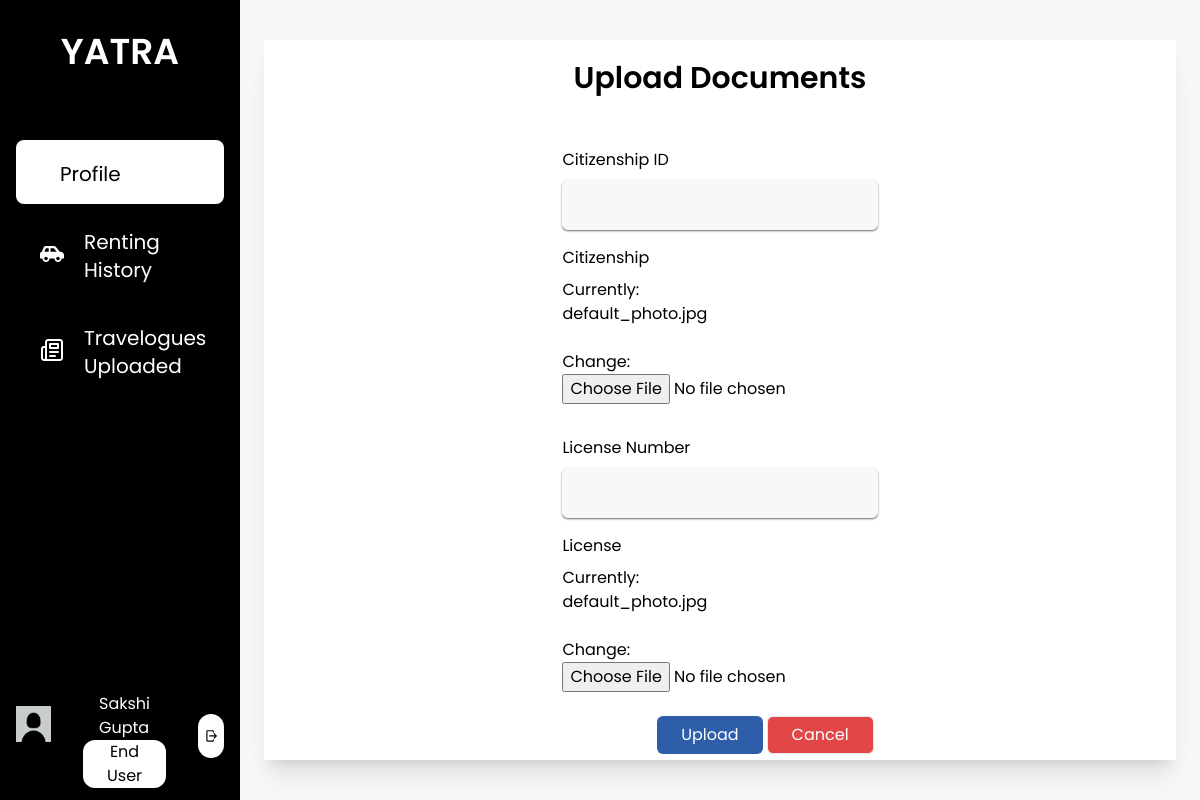
/enduser_upload_documents/ (signed in), run on an earlier commit of the app's database.
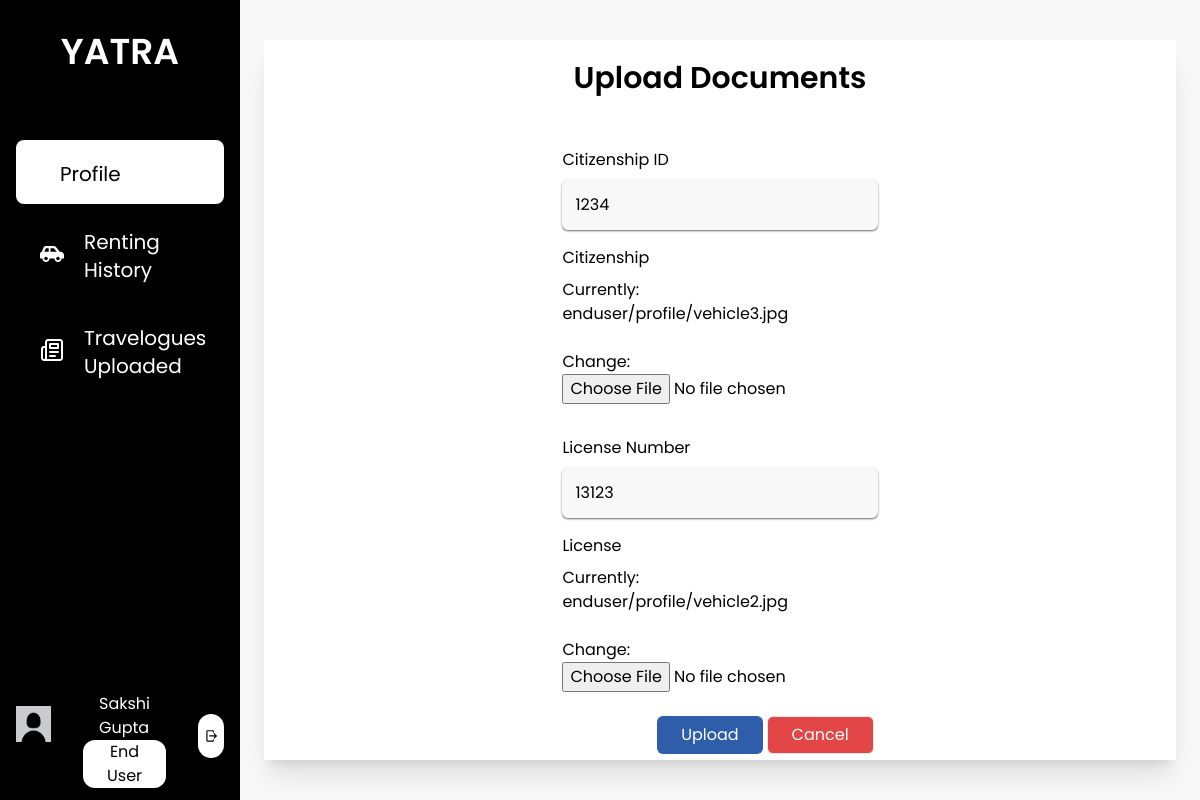
And on a later commit of the database.
### base/models.py (models this page shows, shortened)
class EndUser(models.Model):
    user = models.OneToOneField(User, on_delete=models.CASCADE, related_name="enduser")
    first_name = models.CharField(max_length=25)
    last_name = models.CharField(max_length=25)
    email = models.EmailField()
    phone_number = models.CharField(max_length=10, null= True, blank=True)
    citizenship_id = models.CharField(max_length=20, null= True, blank=True)
    citizenship = models.ImageField(upload_to='enduser/profile',  default='default_photo.jpg')
    license_no = models.CharField(max_length=20, null= True, blank=True)
    license = models.ImageField(upload_to='enduser/profile',  default='default_photo.jpg')
    pic = models.ImageField(upload_to='enduser/profile', default='default_profile.jpg')
    is_approved = models.CharField(max_length=10, choices=status, default="Pending")
    is_blocked = models.BooleanField(default=False)

### base/views.py (the view, shortened to what this page needs)
# urls.py: path('enduser_upload_documents/', views.enduser_upload_documents, name='enduser_upload_documents'),
def enduser_upload_documents(request):
    enduser = request.user.enduser
    enduser_documents_form = EndUserDocumentsForm(instance=enduser)
    context = {
        'form': enduser_documents_form
    }
    return render(request, 'enduser/enduser_upload_documents.html', context)

### base/forms.py
class EndUserDocumentsForm(forms.ModelForm):
    class Meta:
        model = EndUser
        fields = ['citizenship_id', 'citizenship', 'license_no', 'license' ]

### base/templatetags/user_group.py (called while the page is built)
@register.filter(name='has_group')
def has_group(user, group_name):
    return user.groups.filter(name=group_name).exists()

### base/templates/enduser/enduser_upload_documents.html (shortened to what this page needs)
{% extends 'base/base.html' %}
{% load static %}
{% load user_group %}
{% load widget_tweaks %}
{% block content %}
<div class="h-screen w-full px-6 py-10 bg-theme">
    <div class="bg-white h-full flex flex-col shadow-xl">
        <div class="p-3">
            <p class="text-center text-3xl font-semibold pt-2 pb-4">Upload Documents</p>
            <div class="w-2/5 mx-auto items-center p-5">
                <form action="{% url 'enduser_upload_documents' %}" method="post" enctype="multipart/form-data">
                    <div class="flex flex-col justify-between mt-4">
                        <div class="flex flex-col w-full">
                            <label class="mb-2">Citizenship ID</label>
                            {% render_field form.citizenship_id class="input-fields w-full" %}
                        </div>
                        <div class="flex flex-col">
                            <label class="mb-2">Citizenship</label>
                            {% render_field form.citizenship class="mb-8" %}
                        </div>
                        <div class="flex flex-col w-full">
                            <label class="mb-2">License Number</label>
                            {% render_field form.license_no class="input-fields w-full" %}
                        </div>
                        <div class="flex flex-col">
                            <label class="mb-2">License</label>
                            {% render_field form.license %}
                        </div>
                        <div class="flex justify-end mt-6">
                            <button class="btn py-1.5 px-6" type="submit">Upload</button>
                            <a href="{{request.META.HTTP_REFERER}}" class="bg-danger px-6 py-1.5 text-white rounded-md mx-1 border no-underline"> Cancel</a>
                        </div>
                    </div>
                </form>
            </div>
        </div>
    </div>
</div>
{% endblock content %}

What changed in the data, as far as the page shows it:
changed EndUser: citizenship_id (not shown) → "1234"; license_no (not shown) → "13123"
Also different on the page:
text no longer shown: "Currently: default_photo.jpg Change: Currently: default_photo.jpg Change:"
text now shown: "Currently: enduser/profile/vehicle3.jpg Change: Currently: enduser/profile/vehicle2.jpg Change:"
